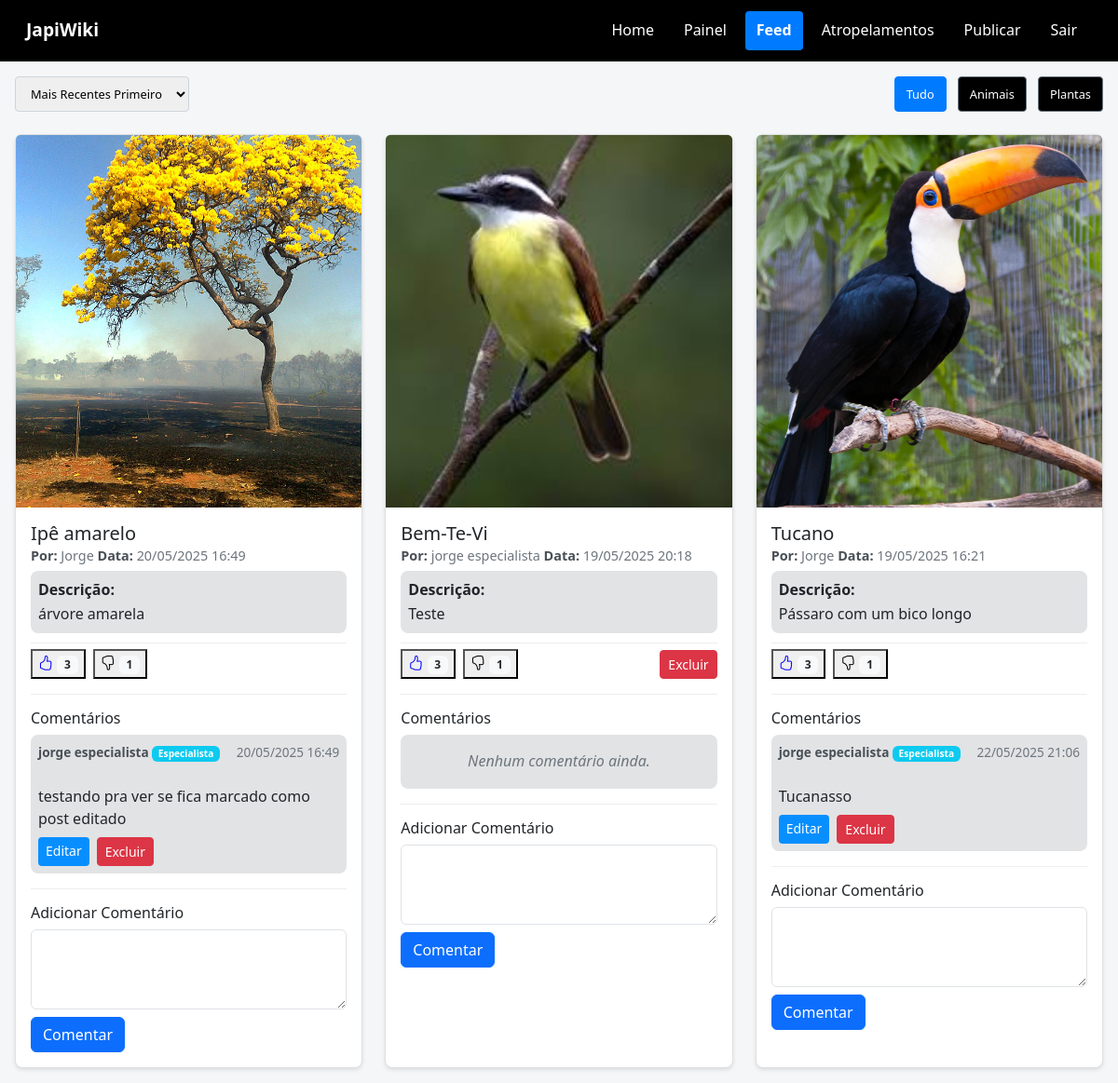
Page /feed_user.php (signed in) on the committed database.
### tables this page shows
CREATE TABLE `publicacoes` (
  `id` int(11) NOT NULL,
  `especie` varchar(255) NOT NULL,
  `foto` varchar(255) NOT NULL,
  `usuario_id` int(11) NOT NULL,
  `data_publicacao` datetime DEFAULT current_timestamp(),
  `titulo` varchar(255) DEFAULT NULL,
  `descricao` text DEFAULT NULL,
  `caminho_foto` varchar(255) DEFAULT NULL,
  `atropelamento` tinyint(1) DEFAULT 0,
  `categoria` varchar(50) DEFAULT NULL,
  `tipo_especifico` varchar(100) DEFAULT NULL,
  `sub_categoria` varchar(100) DEFAULT NULL
);

CREATE TABLE `usuarios` (
  `id` int(11) NOT NULL,
  `nome` varchar(100) NOT NULL,
  `email` varchar(100) NOT NULL,
  `senha` varchar(255) NOT NULL,
  `cargo` enum('user','especialista','admin') DEFAULT 'user',
  `token_senha` varchar(64) DEFAULT NULL,
  `token_expiracao` datetime DEFAULT NULL
);

CREATE TABLE `comentarios` (
  `id` int(11) NOT NULL,
  `publicacao_id` int(11) NOT NULL,
  `tipo_publicacao` varchar(50) DEFAULT 'publicacao',
  `usuario_id` int(11) NOT NULL,
  `comentario` text NOT NULL,
  `texto` text NOT NULL,
  `data_comentario` datetime DEFAULT current_timestamp()
);

### feed_user.php (the view, shortened to what this page needs)
<?php
include 'conexao.php';
$painel_voltar = 'painel_usuario.php';
if (isset($_SESSION['cargo'])) {
    if ($_SESSION['cargo'] === 'admin') {
        $painel_voltar = 'admin.php';
    } elseif ($_SESSION['cargo'] === 'especialista') {
        $painel_voltar = 'painel_especialista.php';
    }
}
$cargo_usuario = $_SESSION['cargo'] ?? 'user';
$pode_interagir = ($cargo_usuario === 'especialista' || $cargo_usuario === 'admin' || $cargo_usuario === 'user');
$pode_comentar = ($cargo_usuario === 'especialista' || $cargo_usuario === 'admin');
$ordem = $_GET['ordem'] ?? 'DESC';
$ordem_sql = ($ordem === 'ASC') ? 'ASC' : 'DESC';
$filtro = $_GET['filtro'] ?? 'tudo';
$where_filtro = '';
$stmt = $conn->prepare("
    SELECT p.*, u.nome, u.id as usuario_id,
    (SELECT COUNT(*) FROM interacoes WHERE publicacao_id = p.id AND tipo = 'like') AS likes,
    (SELECT COUNT(*) FROM interacoes WHERE publicacao_id = p.id AND tipo = 'dislike') AS dislikes,
    (SELECT tipo FROM interacoes WHERE publicacao_id = p.id AND usuario_id = ?) AS minha_interacao
    FROM publicacoes p
    JOIN usuarios u ON p.usuario_id = u.id
    WHERE 1 $where_filtro
    ORDER BY p.data_publicacao $ordem_sql");
$stmt->bind_param("i", $_SESSION['usuario_id']);
$stmt->execute();
$resultado = $stmt->get_result();
?>
<!DOCTYPE html>
<html lang="pt-br">
<head>
    <link href="https://cdn.jsdelivr.net/npm/bootstrap@5.3.0/dist/css/bootstrap.min.css" rel="stylesheet">
    <link href="css/feed.css" rel="stylesheet">
    <link rel="stylesheet" href="https://cdn.jsdelivr.net/npm/bootstrap-icons@1.11.1/font/bootstrap-icons.css">
</head>
<body>
    <nav id="japi-navbar" class="navbar navbar-expand-lg">
        <div class="container-fluid">
            <a class="navbar-brand" href="#">JapiWiki</a>
            <div class="navbar-nav">
                <a class="nav-link" href="home.html">Home</a>
                <a class="nav-link" href="<?= $painel_voltar ?>">Painel</a>
                <a class="nav-link active" href="feed_user.php">Feed</a>
                <a class="nav-link" href="feed_atropelamentos.php">Atropelamentos</a>
                <a class="nav-link" href="publicar.php">Publicar</a>
                <a class="nav-link" href="logout.php">Sair</a>
            </div>
        </div>
    </nav>
    <div class="feed-container">
        <div class="order-filter-container">
            <div class="order-select-container">
                <select class="order-select" onchange="window.location.href='feed_user.php?ordem=' + this.value + '&filtro=<?= $filtro ?>'">
                    <option value="DESC" <?= ($ordem === 'DESC') ? 'selected' : '' ?>>Mais Recentes Primeiro</option>
                </select>
            </div>
            <div class="filter-buttons-container">
                <button class="filter-button <?= ($filtro === 'tudo' ? 'active' : '') ?>" onclick="window.location.href='feed_user.php?filtro=tudo&ordem=<?= $ordem ?>'">Tudo</button>
                <button class="filter-button <?= ($filtro === 'animal' ? 'active' : '') ?>" onclick="window.location.href='feed_user.php?filtro=animal&ordem=<?= $ordem ?>'">Animais</button>
                <button class="filter-button <?= ($filtro === 'planta' ? 'active' : '') ?>" onclick="window.location.href='feed_user.php?filtro=planta&ordem=<?= $ordem ?>'">Plantas</button>
            </div>
        </div>
        <?php while ($pub = $resultado->fetch_assoc()): ?>
            <div class="card">
                <?php
                $nome_arquivo = basename($pub['caminho_foto']);
                $caminho_imagem = "fotos/" . $nome_arquivo;
                ?>
                <div class="card-img-container">
                    <?php if (file_exists(__DIR__ . "/" . $caminho_imagem)): ?>
                        <img src="<?= $caminho_imagem ?>" class="card-img-top" alt="<?= htmlspecialchars($pub['titulo'] ?? '') ?>">
                    <?php else: ?>
                        <div class="bg-secondary text-white p-5 text-center">
                            Imagem não encontrada
                        </div>
                    <?php endif; ?>
                </div>
                <div class="card-body">
                    <h5 class="card-title"><?= htmlspecialchars($pub['titulo'] ?? '') ?></h5>
                    <div class="post-info">
                        <strong>Por:</strong> <?= htmlspecialchars($pub['nome'] ?? 'Desconhecido') ?>
                        <strong>Data:</strong> <?= date('d/m/Y H:i', strtotime($pub['data_publicacao'] ?? '')) ?>
                    </div>
                    <div class="description-container">
                        <p class="card-text"><strong>Descrição:</strong><br>
                        <?= nl2br(htmlspecialchars($pub['descricao'] ?? '')) ?></p>
                    </div>
                    <div class="card-actions">
                        <div class="btn-group" role="group">
                            <button class="like-button <?= ($pode_interagir ? '' : 'disabled-interact') ?> <?= ($pub['minha_interacao'] === 'like' ? 'like-active' : '') ?>"
                                    data-publicacao-id="<?= $pub['id'] ?>" data-tipo="like" <?= ($pode_interagir ? '' : 'disabled') ?>>
                                <i class="bi bi-hand-thumbs-up"></i> <span class="badge bg-light text-dark like-count-<?= $pub['id'] ?>"><?= $pub['likes'] ?></span>
                            </button>
                            <button class="dislike-button <?= ($pode_interagir ? '' : 'disabled-interact') ?> <?= ($pub['minha_interacao'] === 'dislike' ? 'dislike-active' : '') ?>"
                                    data-publicacao-id="<?= $pub['id'] ?>" data-tipo="dislike" <?= ($pode_interagir ? '' : 'disabled') ?>>
                                <i class="bi bi-hand-thumbs-down"></i> <span class="badge bg-light text-dark dislike-count-<?= $pub['id'] ?>"><?= $pub['dislikes'] ?></span>
                            </button>
                        </div>
                        <?php if ($_SESSION['cargo'] === 'admin' || $_SESSION['usuario_id'] === $pub['usuario_id']): ?>
                            <a href="delete.php?id=<?= $pub['id'] ?>&tipo=publicacao" class="btn btn-danger btn-sm ms-auto"
                            onclick="return confirm('Tem certeza que deseja excluir esta publicação?')">
                                Excluir
                            </a>
                        <?php endif; ?>
                    </div>
                    <div class="comment-section">
                        <h6>Comentários</h6>
                        <?php
                        $stmt_comentarios = $conn->prepare("
                            SELECT c.*, u.nome, u.cargo
                            FROM comentarios c
                            JOIN usuarios u ON c.usuario_id = u.id
                            WHERE c.publicacao_id = ? AND c.tipo_publicacao = 'publicacao'
                            ORDER BY c.data_comentario ASC
                        ");
                        $stmt_comentarios->bind_param("i", $pub['id']);
                        $stmt_comentarios->execute();
                        $comentarios = $stmt_comentarios->get_result();
                        if ($comentarios->num_rows > 0):
                            while ($comentario = $comentarios->fetch_assoc()): ?>
                                <div class="comment">
                                    <div class="comment-header">
                                        <span class="comment-author">
                                            <?= htmlspecialchars($comentario['nome']) ?>
                                            <?php if ($comentario['cargo'] === 'especialista'): ?>
                                                <span class="badge bg-info">Especialista</span>
                                            <?php elseif ($comentario['cargo'] === 'admin'): ?>
                                                <span class="badge bg-danger">Admin</span>
                                            <?php endif; ?>
                                        </span>
                                        <span class="comment-date">
                                            <?= date('d/m/Y H:i', strtotime($comentario['data_comentario'])) ?>
                                        </span>
                                    </div>
                                    <div class="comment-content">
                                        <?= nl2br(htmlspecialchars($comentario['comentario'])) ?>
                                    </div>
                                    <?php if ($_SESSION['cargo'] === 'admin' || $_SESSION['usuario_id'] === $comentario['usuario_id']): ?>
                                        <div class="comment-actions mt-2">
                                            <a href="editar_comentario.php?comentario_id=<?= $comentario['id'] ?>&tipo_publicacao=publicacao" class="btn btn-edit btn-sm">Editar</a>
                                            <a href="delete.php?comentario_id=<?= $comentario['id'] ?>&tipo=publicacao_comentario" class="btn btn-danger btn-sm" onclick="return confirm('Tem certeza que deseja excluir este comentário?')">Excluir</a>
                                        </div>
                                    <?php endif; ?>
                                </div>
                            <?php endwhile;
                        else: ?>
                            <div class="no-comments">Nenhum comentário ainda.</div>
                        <?php endif; ?>
                    </div>
                    <?php if ($pode_comentar): ?>
                        <div class="comment-form mt-3">
                            <h6>Adicionar Comentário</h6>
                            <form method="POST" action="">
                                <textarea name="comentario" rows="3" class="form-control mb-2" required></textarea>
                                <button type="submit" class="btn btn-primary">Comentar</button>
                            </form>
                        </div>
                    <?php endif; ?>
                </div>
            </div>
        <?php endwhile; ?>
    </div>
</body>
</html>

### css/feed.css (style rules this page uses)
body { margin: 0; padding: 0; font-family: 'Segoe UI', Tahoma, Geneva, Verdana, sans-serif; background-color: #f4f6f8; color: #333; line-height: 1.6; }
#japi-navbar { background-color: black !important; padding: 0.75rem 1rem !important; }
#japi-navbar .navbar-nav .nav-link { color: white !important; padding: 0.5rem 0.75rem !important; margin: 0 0.25rem !important; border-radius: 0.25rem !important; transition: all 0.3s ease !important; }
#japi-navbar .navbar-nav .nav-link.active { background-color: #007bff !important; color: white !important; font-weight: bold !important; }
#japi-navbar .navbar-brand { color: white !important; font-weight: bold !important; font-size: 1.2rem !important; }
.feed-container { max-width: 1200px; margin: 1rem auto; padding: 0 1rem; display: grid; grid-template-columns: repeat(auto-fill, minmax(350px, 1fr)); gap: 1.5rem; align-items: stretch; }
.card { border: 1px solid #e0e0e0; border-radius: 0.5rem; box-shadow: 0 2px 4px rgba(0, 0, 0, 0.1); transition: all 0.3s ease; background-color: #fff; display: flex; flex-direction: column; height: 100%; }
.card-img-container { height: 400px; display: flex; justify-content: center; background-color: #f8f9fa; border-top-left-radius: 0.5rem; border-top-right-radius: 0.5rem; }
.card-img-top { max-height: 100%; max-width: 100%; object-fit: cover; object-position: center; }
.card-body { display: flex; flex-direction: column; flex-grow: 1; }
.card-title { font-size: 1.25rem; margin-bottom: 0; color: #212529; }
.post-info { font-size: 0.9rem; color: #6c757d; }
.post-info strong { color: #495057; }
.description-container { margin-top: 5px; max-height: 150px; overflow-y: auto; background-color: #E2E3E5 !important; border-radius: 0.5rem; padding: 0.5rem; }
.card-text { line-height: 1.6; margin-bottom: 0; }
.card-actions { margin-top: 10px; display: flex; justify-content: space-between; align-items: center; padding-top: 6px; border-top: 1px solid #eee; }
.btn-group { gap: 0.5rem; }
.comment-section { max-height: 200px; overflow-y: auto; margin-top: 1rem; padding-top: 1rem; border-top: 1px solid #eee; }
.comment { background-color: #E2E3E5 !important; border-radius: 0.5rem; padding: 0.5rem; }
.comment-header { display: flex; justify-content: space-between; font-size: 0.85rem; }
.comment-author { font-weight: bold; color: #495057; }
.comment-date { color: #6c757d; }
.comment-content { line-height: 1.5; white-space: pre-line; }
.comment-actions { display: flex; gap: 0.5rem; margin-top: 0.5rem; }
.no-comments { font-style: italic; color: #6c757d; text-align: center; background-color: #E2E3E5; border-radius: 0.5rem; padding: 1rem; }
.comment-form { margin-top: 1rem; padding-top: 1rem; border-top: 1px solid #eee; }
.order-filter-container { display: flex; justify-content: space-between; align-items: center; grid-column: 1 / -1; }
.filter-button { padding: 0.5rem 0.75rem; border-radius: 0.25rem; border: 1px solid #6c757d; background-color: black; color: white; font-size: 0.8rem; cursor: pointer; margin-left: 0.5rem; }
.filter-button.active { background-color: #007bff; border-color: #007bff; }
@media (max-width: 1200px) { .feed-container { grid-template-columns: repeat(auto-fill, minmax(300px, 1fr)); } }

### feed_user.php (style rules this page uses)
.like-active { color: blue !important; }
.order-filter-container { display: flex; justify-content: space-between; align-items: center; }
.order-select { padding: 0.5rem 0.75rem; border-radius: 0.25rem; border: 1px solid #ced4da; font-size: 0.8rem; }
.filter-button { padding: 0.5rem 0.75rem; border-radius: 0.25rem; background-color: black; color: white; font-size: 0.8rem; cursor: pointer; margin-left: 0.5rem; }
.filter-button.active { background-color: #007bff; border-color: #007bff; }
.btn-edit { background-color: rgb(7, 143, 255); color: white; border: none !important; }

### rows in the picture
publicacoes: caminho_foto (picture), titulo "Ipê amarelo", usuario.nome "Jorge", data_publicacao "20/05/2025 16:49", descricao "árvore amarela", likes "3", dislikes "1"
comentarios: usuario.nome "jorge especialista", data_comentario "20/05/2025 16:49", comentario "testando pra ver se fica marcado como post editado"
publicacoes: caminho_foto (picture), titulo "Bem-Te-Vi", usuario.nome "jorge especialista", data_publicacao "19/05/2025 20:18", descricao "Teste", likes "3", dislikes "1", shows "Nenhum comentário ainda."
publicacoes: caminho_foto (picture), titulo "Tucano", usuario.nome "Jorge", data_publicacao "19/05/2025 16:21", descricao "Pássaro com um bico longo", likes "3", dislikes "1"
comentarios: usuario.nome "jorge especialista", data_comentario "22/05/2025 21:06", comentario "Tucanasso"
